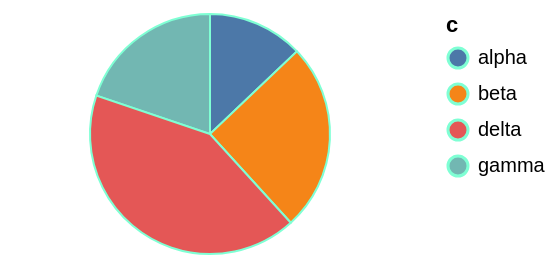

Vega-Lite specification stored for this chart:
### Vega-Lite specification from a JSON file in a GitHub repository (floating-point values rounded to 4 significant figures)
{"$schema": "https://vega.github.io/schema/vega-lite/v6.json", "width": 200, "height": 120, "data": {"values": [{"c": "alpha", "v": 28, "w": 3, "t": "2024-01-07"}, {"c": "beta", "v": 55, "w": 7, "t": "2024-03-19"}, {"c": "gamma", "v": 43, "w": 5, "t": "2024-06-02"}, {"c": "delta", "v": 91, "w": 9, "t": "2024-09-11"}]}, "mark": {"type": "arc", "stroke": "aquamarine"}, "encoding": {"theta": {"field": "v", "type": "quantitative"}, "color": {"field": "c", "type": "nominal"}}}
